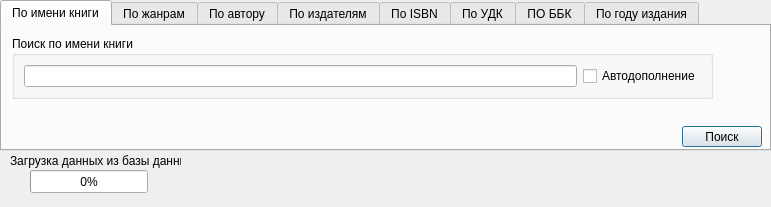
<?xml version="1.0" encoding="UTF-8"?>
<ui version="4.0">
 <class>DialogSearch</class>
 <widget class="QDialog" name="DialogSearch">
  <property name="geometry">
   <rect>
    <x>0</x>
    <y>0</y>
    <width>771</width>
    <height>207</height>
   </rect>
  </property>
  <property name="windowTitle">
   <string>Dialog</string>
  </property>
  <widget class="QTabWidget" name="tabWidget">
   <property name="geometry">
    <rect>
     <x>0</x>
     <y>0</y>
     <width>771</width>
     <height>151</height>
    </rect>
   </property>
   <property name="tabShape">
    <enum>QTabWidget::Rounded</enum>
   </property>
   <property name="currentIndex">
    <number>0</number>
   </property>
   <property name="elideMode">
    <enum>Qt::ElideNone</enum>
   </property>
   <widget class="QWidget" name="tab">
    <attribute name="title">
     <string>По имени книги</string>
    </attribute>
    <widget class="QGroupBox" name="groupBox_9">
     <property name="geometry">
      <rect>
       <x>10</x>
       <y>10</y>
       <width>701</width>
       <height>63</height>
      </rect>
     </property>
     <property name="title">
      <string>Поиск по имени книги</string>
     </property>
     <layout class="QHBoxLayout" name="horizontalLayout_2">
      <item>
       <widget class="QLineEdit" name="line_name_book"/>
      </item>
      <item>
       <widget class="QCheckBox" name="checkBox_9">
        <property name="sizePolicy">
         <sizepolicy hsizetype="Minimum" vsizetype="Maximum">
          <horstretch>0</horstretch>
          <verstretch>0</verstretch>
         </sizepolicy>
        </property>
        <property name="text">
         <string>Автодополнение</string>
        </property>
       </widget>
      </item>
     </layout>
    </widget>
    <widget class="QPushButton" name="pushButton_name_book">
     <property name="geometry">
      <rect>
       <x>680</x>
       <y>100</y>
       <width>80</width>
       <height>21</height>
      </rect>
     </property>
     <property name="text">
      <string>Поиск</string>
     </property>
    </widget>
   </widget>
   <widget class="QWidget" name="tab_2">
    <attribute name="title">
     <string>По жанрам</string>
    </attribute>
    <widget class="QGroupBox" name="groupBox_genre">
     <property name="enabled">
      <bool>true</bool>
     </property>
     <property name="geometry">
      <rect>
       <x>10</x>
       <y>10</y>
       <width>701</width>
       <height>66</height>
      </rect>
     </property>
     <property name="title">
      <string>Поиск по жанрам</string>
     </property>
     <layout class="QHBoxLayout" name="horizontalLayout">
      <item>
       <widget class="QComboBox" name="comboBox_genre">
        <property name="minimumSize">
         <size>
          <width>220</width>
          <height>25</height>
         </size>
        </property>
       </widget>
      </item>
      <item>
       <widget class="QCheckBox" name="checkBox_genre">
        <property name="sizePolicy">
         <sizepolicy hsizetype="Minimum" vsizetype="Maximum">
          <horstretch>0</horstretch>
          <verstretch>0</verstretch>
         </sizepolicy>
        </property>
        <property name="minimumSize">
         <size>
          <width>110</width>
          <height>20</height>
         </size>
        </property>
        <property name="text">
         <string>Автодополнение</string>
        </property>
       </widget>
      </item>
     </layout>
    </widget>
    <widget class="QPushButton" name="pushButton_genre">
     <property name="geometry">
      <rect>
       <x>680</x>
       <y>100</y>
       <width>80</width>
       <height>21</height>
      </rect>
     </property>
     <property name="text">
      <string>Поиск</string>
     </property>
    </widget>
   </widget>
   <widget class="QWidget" name="tab_8">
    <attribute name="title">
     <string>По автору</string>
    </attribute>
    <widget class="QGroupBox" name="groupBox_author">
     <property name="geometry">
      <rect>
       <x>10</x>
       <y>10</y>
       <width>701</width>
       <height>66</height>
      </rect>
     </property>
     <property name="title">
      <string>Поиск по автору</string>
     </property>
     <layout class="QHBoxLayout" name="horizontalLayout_3">
      <item>
       <widget class="QComboBox" name="comboBox_author">
        <property name="minimumSize">
         <size>
          <width>220</width>
          <height>25</height>
         </size>
        </property>
       </widget>
      </item>
      <item>
       <widget class="QCheckBox" name="checkBox_author">
        <property name="sizePolicy">
         <sizepolicy hsizetype="Minimum" vsizetype="Maximum">
          <horstretch>0</horstretch>
          <verstretch>0</verstretch>
         </sizepolicy>
        </property>
        <property name="minimumSize">
         <size>
          <width>110</width>
          <height>20</height>
         </size>
        </property>
        <property name="text">
         <string>Автодополнение</string>
        </property>
       </widget>
      </item>
     </layout>
    </widget>
    <widget class="QPushButton" name="pushButton_author">
     <property name="geometry">
      <rect>
       <x>680</x>
       <y>100</y>
       <width>80</width>
       <height>21</height>
      </rect>
     </property>
     <property name="text">
      <string>Поиск</string>
     </property>
    </widget>
   </widget>
   <widget class="QWidget" name="tab_7">
    <attribute name="title">
     <string>По издателям</string>
    </attribute>
    <widget class="QGroupBox" name="groupBox_publisher">
     <property name="geometry">
      <rect>
       <x>10</x>
       <y>10</y>
       <width>701</width>
       <height>66</height>
      </rect>
     </property>
     <property name="title">
      <string>Поиск по издателям</string>
     </property>
     <layout class="QHBoxLayout" name="horizontalLayout_4">
      <item>
       <widget class="QComboBox" name="comboBox_publisher">
        <property name="minimumSize">
         <size>
          <width>220</width>
          <height>25</height>
         </size>
        </property>
       </widget>
      </item>
      <item>
       <widget class="QCheckBox" name="checkBox_publisher">
        <property name="sizePolicy">
         <sizepolicy hsizetype="Minimum" vsizetype="Maximum">
          <horstretch>0</horstretch>
          <verstretch>0</verstretch>
         </sizepolicy>
        </property>
        <property name="minimumSize">
         <size>
          <width>110</width>
          <height>20</height>
         </size>
        </property>
        <property name="text">
         <string>Автодополнение</string>
        </property>
       </widget>
      </item>
     </layout>
    </widget>
    <widget class="QPushButton" name="pushButton_publisher">
     <property name="geometry">
      <rect>
       <x>670</x>
       <y>100</y>
       <width>80</width>
       <height>21</height>
      </rect>
     </property>
     <property name="text">
      <string>Поиск</string>
     </property>
    </widget>
   </widget>
   <widget class="QWidget" name="tab_6">
    <attribute name="title">
     <string>По ISBN</string>
    </attribute>
    <widget class="QGroupBox" name="groupBox_ISBN">
     <property name="geometry">
      <rect>
       <x>10</x>
       <y>10</y>
       <width>701</width>
       <height>66</height>
      </rect>
     </property>
     <property name="title">
      <string>Поиск по ISBN</string>
     </property>
     <layout class="QHBoxLayout" name="horizontalLayout_5">
      <item>
       <widget class="QComboBox" name="comboBox_ISBN">
        <property name="minimumSize">
         <size>
          <width>220</width>
          <height>25</height>
         </size>
        </property>
       </widget>
      </item>
      <item>
       <widget class="QCheckBox" name="checkBox_ISBN">
        <property name="sizePolicy">
         <sizepolicy hsizetype="Minimum" vsizetype="Maximum">
          <horstretch>0</horstretch>
          <verstretch>0</verstretch>
         </sizepolicy>
        </property>
        <property name="minimumSize">
         <size>
          <width>110</width>
          <height>20</height>
         </size>
        </property>
        <property name="text">
         <string>Автодополнение</string>
        </property>
       </widget>
      </item>
     </layout>
    </widget>
    <widget class="QPushButton" name="pushButton_ISBN">
     <property name="geometry">
      <rect>
       <x>680</x>
       <y>100</y>
       <width>80</width>
       <height>21</height>
      </rect>
     </property>
     <property name="text">
      <string>Поиск</string>
     </property>
    </widget>
   </widget>
   <widget class="QWidget" name="tab_5">
    <attribute name="title">
     <string>По УДК</string>
    </attribute>
    <widget class="QGroupBox" name="groupBox_udc">
     <property name="geometry">
      <rect>
       <x>10</x>
       <y>10</y>
       <width>701</width>
       <height>66</height>
      </rect>
     </property>
     <property name="title">
      <string>Поиск по УДК</string>
     </property>
     <layout class="QHBoxLayout" name="horizontalLayout_6">
      <item>
       <widget class="QComboBox" name="comboBox_udc">
        <property name="minimumSize">
         <size>
          <width>220</width>
          <height>25</height>
         </size>
        </property>
       </widget>
      </item>
      <item>
       <widget class="QCheckBox" name="checkBox_udc">
        <property name="sizePolicy">
         <sizepolicy hsizetype="Minimum" vsizetype="Maximum">
          <horstretch>0</horstretch>
          <verstretch>0</verstretch>
         </sizepolicy>
        </property>
        <property name="minimumSize">
         <size>
          <width>110</width>
          <height>20</height>
         </size>
        </property>
        <property name="text">
         <string>Автодополнение</string>
        </property>
       </widget>
      </item>
     </layout>
    </widget>
    <widget class="QPushButton" name="pushButton_udc">
     <property name="geometry">
      <rect>
       <x>680</x>
       <y>100</y>
       <width>80</width>
       <height>21</height>
      </rect>
     </property>
     <property name="text">
      <string>Поиск</string>
     </property>
    </widget>
   </widget>
   <widget class="QWidget" name="tab_4">
    <attribute name="title">
     <string>ПО ББК</string>
    </attribute>
    <widget class="QGroupBox" name="groupBox_bbk">
     <property name="geometry">
      <rect>
       <x>10</x>
       <y>10</y>
       <width>701</width>
       <height>66</height>
      </rect>
     </property>
     <property name="title">
      <string>Поиск по ББК</string>
     </property>
     <layout class="QHBoxLayout" name="horizontalLayout_7">
      <item>
       <widget class="QComboBox" name="comboBox_bbk">
        <property name="minimumSize">
         <size>
          <width>220</width>
          <height>25</height>
         </size>
        </property>
       </widget>
      </item>
      <item>
       <widget class="QCheckBox" name="checkBox_bbk">
        <property name="sizePolicy">
         <sizepolicy hsizetype="Minimum" vsizetype="Maximum">
          <horstretch>0</horstretch>
          <verstretch>0</verstretch>
         </sizepolicy>
        </property>
        <property name="minimumSize">
         <size>
          <width>110</width>
          <height>20</height>
         </size>
        </property>
        <property name="text">
         <string>Автодополнение</string>
        </property>
       </widget>
      </item>
     </layout>
    </widget>
    <widget class="QPushButton" name="pushButton_bbk">
     <property name="geometry">
      <rect>
       <x>680</x>
       <y>100</y>
       <width>80</width>
       <height>21</height>
      </rect>
     </property>
     <property name="text">
      <string>Поиск</string>
     </property>
    </widget>
   </widget>
   <widget class="QWidget" name="tab_3">
    <attribute name="title">
     <string>По году издания</string>
    </attribute>
    <widget class="QGroupBox" name="groupBox_release_date_book">
     <property name="geometry">
      <rect>
       <x>10</x>
       <y>10</y>
       <width>701</width>
       <height>64</height>
      </rect>
     </property>
     <property name="title">
      <string>Поиск по годам</string>
     </property>
     <layout class="QHBoxLayout" name="horizontalLayout_8">
      <item>
       <widget class="QSpinBox" name="spinBox_release_date_book">
        <property name="minimum">
         <number>1500</number>
        </property>
        <property name="maximum">
         <number>2500</number>
        </property>
        <property name="value">
         <number>2018</number>
        </property>
       </widget>
      </item>
      <item>
       <widget class="QCheckBox" name="checkBox_release_date_book">
        <property name="sizePolicy">
         <sizepolicy hsizetype="Minimum" vsizetype="Maximum">
          <horstretch>0</horstretch>
          <verstretch>0</verstretch>
         </sizepolicy>
        </property>
        <property name="text">
         <string>Автодополнение</string>
        </property>
       </widget>
      </item>
     </layout>
    </widget>
    <widget class="QPushButton" name="pushButton_release_date_book">
     <property name="geometry">
      <rect>
       <x>680</x>
       <y>100</y>
       <width>80</width>
       <height>21</height>
      </rect>
     </property>
     <property name="text">
      <string>Поиск</string>
     </property>
    </widget>
   </widget>
  </widget>
  <widget class="QProgressBar" name="progressBar">
   <property name="geometry">
    <rect>
     <x>30</x>
     <y>170</y>
     <width>118</width>
     <height>23</height>
    </rect>
   </property>
   <property name="value">
    <number>0</number>
   </property>
   <property name="orientation">
    <enum>Qt::Horizontal</enum>
   </property>
   <property name="invertedAppearance">
    <bool>false</bool>
   </property>
   <property name="textDirection">
    <enum>QProgressBar::TopToBottom</enum>
   </property>
   <property name="format">
    <string>%p%</string>
   </property>
  </widget>
  <widget class="QLabel" name="label">
   <property name="geometry">
    <rect>
     <x>10</x>
     <y>150</y>
     <width>171</width>
     <height>21</height>
    </rect>
   </property>
   <property name="text">
    <string>Загрузка данных из базы данных</string>
   </property>
  </widget>
 </widget>
 <resources/>
 <connections/>
</ui>
